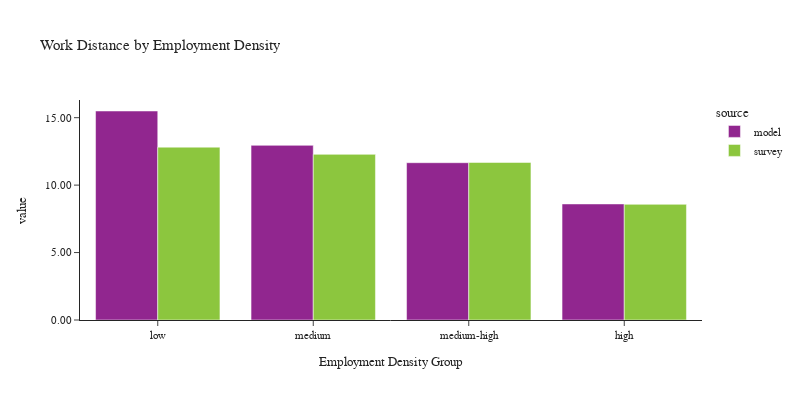

This figure's notebook cell:
### Code cell
plot_work_location(df_workers, 'emp_density_group', 'Employment Density', 'Employment Density Group')

### Figure 1 — Plotly figure (JSON) as saved in the notebook; plotly's stock layout.template omitted (floating-point values rounded to 4 significant figures)
{"data": [{"alignmentgroup": "True", "customdata": [[57385], [57912], [55305], [50852]], "hovertemplate": "source=model<br>emp_density_group=%{x}<br>value=%{y}<br>sample count=%{customdata[0]}<extra></extra>", "legendgroup": "model", "marker": {"color": "#91268F", "pattern": {"shape": ""}}, "name": "model", "offsetgroup": "model", "orientation": "v", "showlegend": true, "textposition": "auto", "type": "bar", "x": ["low", "medium", "medium-high", "high"], "xaxis": "x", "y": [15.5, 12.95, 11.66, 8.605], "yaxis": "y"}, {"alignmentgroup": "True", "customdata": [[426], [413], [608], [1158]], "hovertemplate": "source=survey<br>emp_density_group=%{x}<br>value=%{y}<br>sample count=%{customdata[0]}<extra></extra>", "legendgroup": "survey", "marker": {"color": "#8CC63E", "pattern": {"shape": ""}}, "name": "survey", "offsetgroup": "survey", "orientation": "v", "showlegend": true, "textposition": "auto", "type": "bar", "x": ["low", "medium", "medium-high", "high"], "xaxis": "x", "y": [12.81, 12.28, 11.68, 8.575], "yaxis": "y"}], "layout": {"barmode": "group", "font": {"size": 11}, "height": 400, "legend": {"title": {"text": "source"}, "tracegroupgap": 0}, "title": {"text": "Work Distance by Employment Density"}, "width": 800, "xaxis": {"anchor": "y", "domain": [0.0, 1.0], "title": {"text": "Employment Density Group"}}, "yaxis": {"anchor": "x", "domain": [0.0, 1.0], "tickformat": ".2f", "title": {"text": "value"}}}}
